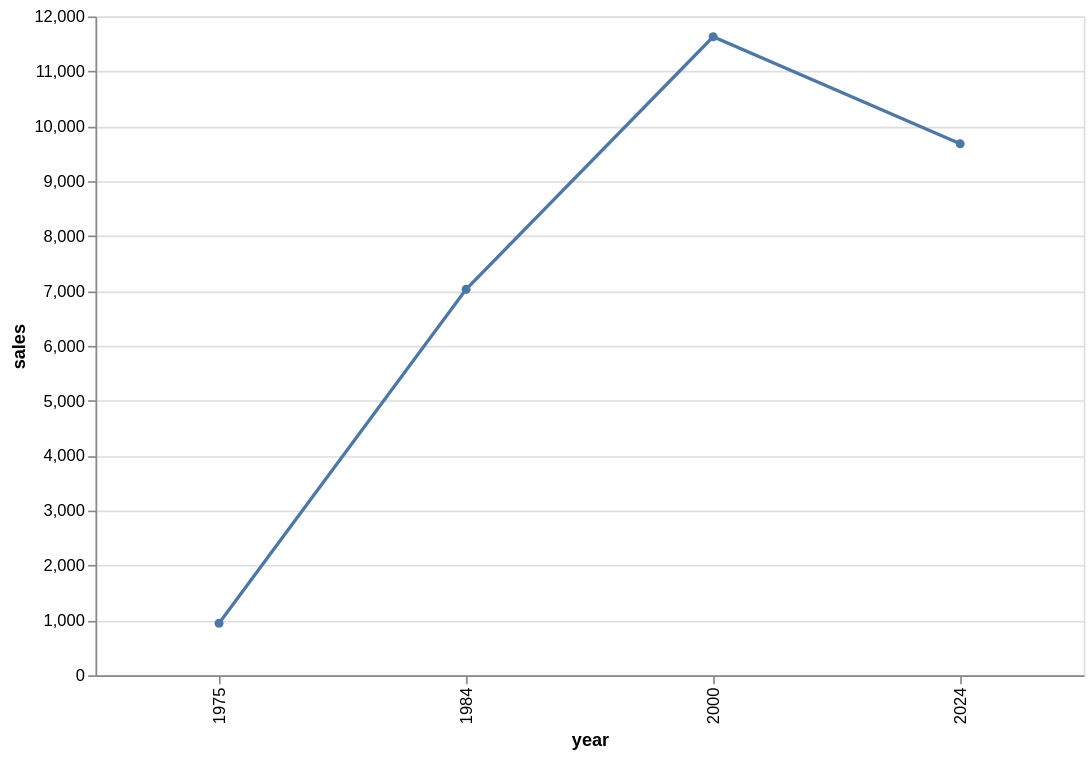

Notebook code cell kept with this figure:
### Code cell
alt.Chart(round3).mark_line(
    point=True
).encode(
    x=alt.X('year:N', 
            axis=alt.Axis(
                values=[1975, 1984, 2000, 2006, 2024]  
            )),
    y=alt.Y('sales:Q')
).transform_filter(
    alt.FieldOneOfPredicate(
        field='year', 
        oneOf=[1975, 1984, 2000, 2006, 2024]
    )
).properties(
    width=600,
    height=400
)

### Figure 1 — Vega-Lite specification as saved in the notebook (floating-point values rounded to 4 significant figures)
{"config": {"view": {"continuousWidth": 300, "continuousHeight": 300}}, "data": {"name": "data-f8b003bf2ba3bcadc4411fbb3e62b7b9"}, "mark": {"type": "line", "point": true}, "encoding": {"x": {"axis": {"values": [1975, 1984, 2000, 2006, 2024]}, "field": "year", "type": "nominal"}, "y": {"field": "sales", "type": "quantitative"}}, "height": 400, "transform": [{"filter": {"field": "year", "oneOf": [1975, 1984, 2000, 2006, 2024]}}], "width": 600, "$schema": "https://vega.github.io/schema/vega-lite/v5.20.1.json", "datasets": {"data-f8b003bf2ba3bcadc4411fbb3e62b7b9": [{"Unnamed: 0": 1, "year": 1975, "sales": 948.4}, {"Unnamed: 0": 2, "year": 1976, "sales": 6075.0}, {"Unnamed: 0": 3, "year": 1977, "sales": 1267.0}, {"Unnamed: 0": 4, "year": 1978, "sales": 1088.0}, {"Unnamed: 0": 5, "year": 1984, "sales": 7029.0}, {"Unnamed: 0": 6, "year": 1985, "sales": 1956.0}, {"Unnamed: 0": 7, "year": 1986, "sales": 1721.0}, {"Unnamed: 0": 8, "year": 1987, "sales": 1475.0}, {"Unnamed: 0": 9, "year": 1993, "sales": 2564.0}, {"Unnamed: 0": 10, "year": 1994, "sales": 2385.0}, {"Unnamed: 0": 11, "year": 1995, "sales": 1906.0}, {"Unnamed: 0": 12, "year": 1996, "sales": 3292.0}, {"Unnamed: 0": 13, "year": 1997, "sales": 1732.0}, {"Unnamed: 0": 14, "year": 1998, "sales": 1464.0}, {"Unnamed: 0": 15, "year": 1999, "sales": 4010.0}, {"Unnamed: 0": 16, "year": 2000, "sales": 11630.0}, {"Unnamed: 0": 17, "year": 2001, "sales": 1246.0}, {"Unnamed: 0": 18, "year": 2007, "sales": 2575.0}, {"Unnamed: 0": 19, "year": 2008, "sales": 7002.0}, {"Unnamed: 0": 20, "year": 2009, "sales": 3608.0}, {"Unnamed: 0": 21, "year": 2010, "sales": 3359.0}, {"Unnamed: 0": 22, "year": 2011, "sales": 5109.0}, {"Unnamed: 0": 23, "year": 2012, "sales": 2399.0}, {"Unnamed: 0": 24, "year": 2013, "sales": 2211.0}, {"Unnamed: 0": 25, "year": 2021, "sales": 4877.0}, {"Unnamed: 0": 26, "year": 2022, "sales": 1629.0}, {"Unnamed: 0": 27, "year": 2023, "sales": 2715.0}, {"Unnamed: 0": 28, "year": 2024, "sales": 9680.0}, {"Unnamed: 0": 29, "year": 2025, "sales": 5216.0}]}}
